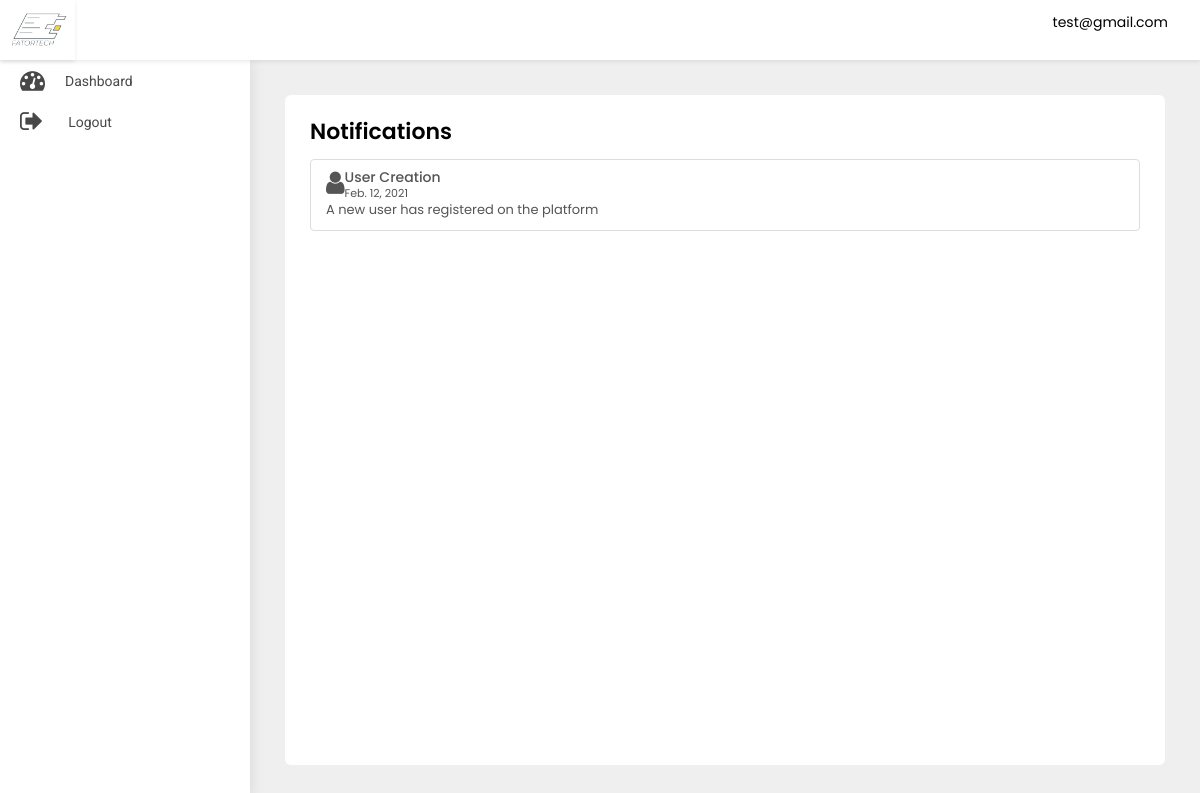
Page /adminpanel/notification/ (signed in) on the committed database.
### src/models.py (models this page shows)
class User(AbstractBaseUser, PermissionsMixin):
    first_name = models.CharField(default='first name', max_length=100)
    last_name = models.CharField(default='', max_length=100, null=True, blank=True)
    email = models.CharField(default='', max_length=255, unique=True)
    country_code = models.CharField(default='+91', max_length=10)
    phone_number = models.CharField(default='', max_length=18)
    profile_pic = models.ImageField(default='default_profile.png', null=True, blank=True)
    device_token = models.CharField(default='', max_length=500, null=True, blank=True)
    password = models.CharField(default='', max_length=100)
    confirm_password = models.CharField(default='', max_length=100)
    is_merchant = models.BooleanField(default=False)
    is_subadmin = models.BooleanField(default=False)
    created_at = models.DateTimeField(auto_now_add=True)
    is_active = models.BooleanField(default=True)
    is_staff = models.BooleanField(default=False)
    can_manage_merchant = models.BooleanField(default=False)
    can_manage_category = models.BooleanField(default=False)
    can_manage_branch = models.BooleanField(default=False)
    can_manage_receipts = models.BooleanField(default=False)
    can_manage_dashboard = models.BooleanField(default=False)
    objects = UserManager()
    USERNAME_FIELD = 'email'
    class Meta:
        ordering = ('-created_at',)

class UserNotification(models.Model):
    to = models.ForeignKey(User, on_delete=models.CASCADE)
    title = models.CharField(default='title', max_length=200)
    title_in_arabic = models.CharField(default='title', max_length=200)
    body = models.CharField(default='body', max_length=200)
    body_in_arabic = models.CharField(default='body', max_length=200)
    read = models.BooleanField(default=False)
    created_at = models.DateTimeField(auto_now_add=True)
    class Meta:
        ordering = ('-created_at',)

### adminpanel/views.py (the view)
# urls.py: path('notification/', NotificationView.as_view(), name='notification'),
class NotificationView(ListView):
    model = UserNotification
    template_name = 'notification.html'

### adminpanel/templates/notification.html (shortened to what this page needs)
{% extends 'base-ereceipt.html' %}
{% block body %}
<div class="WrapperArea">
    <div class="WrapperBox">
        <div class="Small-Wrapper">
            <h4 class="Title">Notifications</h4>
            <div class="NotificationList">
                {% for object in object_list %}
                {% if object.to.is_superuser %}
                <div class="list-group">
                    <a class="list-group-item list-group-item-action flex-column align-items-start">
                        {% if object.title == 'User Creation' %}
                        <figure class="pull-left"><i class="fa  fa-user fa-2x" aria-hidden="true"></i></figure>
                        {% elif object.title == 'Password Changed' %}
                        <figure class="pull-left"><i class="fa  fa-lock fa-2x" aria-hidden="true"></i></figure>
                        {% elif object.title == 'Phone number Update' %}
                        <figure class="pull-left"><i class="fa  fa-phone fa-2x" aria-hidden="true"></i></figure>
                        {% elif object.title == 'Profile Update' %}
                        <figure class="pull-left"><i class="fa  fa-user fa-2x" aria-hidden="true"></i></figure>
                        {% else %}
                        <figure class="pull-left ml-5"><i class="fa  fa-shopping-cart fa-2x" aria-hidden="true"></i>
                        </figure>
                        {% endif %}
                        <div class="msg-right">
                            <div class="d-flex w-100 justify-content-between">
                                <h5 class="mb-1">{{object.title}}</h5>
                                <small>{{object.created_at|date:'M. d, Y'}}</small>
                            </div>
                            <p class="mb-1"> {{object.body}}</p>
                        </div>
                    </a>
                </div>
                {% endif %}
                {% endfor %}
            </div>
        </div>
    </div>
</div>
{% endblock body %}

### adminpanel/templates/base-ereceipt.html (shortened to what this page needs)
{% load static %}
<head>
    <link rel="stylesheet" type="text/css" href="{% static 'adminpanel/css/select2.min.min.css' %}">
    <link type="text/css" rel="stylesheet" href="{% static 'adminpanel/css/style.css' %}">
    <link rel="stylesheet" href="{% static 'adminpanel/css/media.css' %}">
</head>
<body>
<div class="Header">
    <div class="Logo">
        <img src="{% static 'adminpanel/images/logo.jpg' %}">
    </div>
    <div class="Navigation">
        {% if user.is_authenticated %}
        <div class="Avater">
            <a href="javascript:void(0);">
                {{user}} </a>
        </div>
        {% endif %}
    </div>
</div>
<div class="SidenavBar">
    <ul>
        {% if user.is_superuser %}
        <li class="nav-item nav-link {% if request.resolver_match.view_name  == 'adminpanel:dashboard' %}active{% endif %}">
            <a href="{% url 'adminpanel:dashboard'  %}">
                <span><i class="fa fa-tachometer"></i></span> Dashboard
            </a>
        </li>
        <li class="nav-item nav-link {% if request.resolver_match.view_name  == 'adminpanel:users-list' %}active{% endif %}">
            <a href="{% url 'adminpanel:users-list' %}">
                <span><i class="fa fa-user"></i></span> User Management
            </a>
        </li>
        <li class="nav-item nav-link {% if request.resolver_match.view_name  == 'adminpanel:category' %}active{% endif %}">
            <a href="{% url 'adminpanel:category' %}">
                <span><i class="fa fa-list"></i></span> Add Category
            </a>
        </li>
        <li class="nav-item nav-link {% if request.resolver_match.view_name  == 'adminpanel:category-list' %}active{% endif %}">
            <a href="{% url 'adminpanel:category-list' %}">
                <span><i class="fa fa-list-alt"></i></span>Category List
            </a>
        </li>
        <li class="nav-item nav-link {% if request.resolver_match.view_name  == 'adminpanel:add-merchant' %}active{% endif %}">
            <a href="{% url 'adminpanel:add-merchant' %}">
                <span><i class="fa fa-user-plus"></i></span> Add Merchant
            </a>
        </li>
        <li class="nav-item nav-link {% if request.resolver_match.view_name  == 'adminpanel:add-sub-admin' %}active{% endif %}">
            <a href="{% url 'adminpanel:add-sub-admin' %}">
                <span><i class="fa fa-user-plus"></i></span> Add Sub Admin
            </a>
        </li>
        <li class="nav-item nav-link {% if request.resolver_match.view_name  == 'adminpanel:add-branch' %}active{% endif %}">
            <a href="{% url 'adminpanel:add-branch' %}">
                <span><i class="fa fa-building-o"></i></span> Add Branch
            </a>
        </li>
        <li class="nav-item nav-link {% if request.resolver_match.view_name  == 'adminpanel:branch-list' %}active{% endif %}">
            <a href="{% url 'adminpanel:branch-list' %}">
                <span><i class="fa fa-building"></i></span>Branch Management
            </a>
        </li>
        <li class="nav-item nav-link {% if request.resolver_match.view_name  == 'adminpanel:banner-list' %}active{% endif %}">
            <a href="{% url 'adminpanel:banner-list' %}">
                <span><i class="fa fa-image"></i></span>Banner Management
            </a>
        </li>
        <li class="nav-item nav-link {% if request.resolver_match.view_name  == 'adminpanel:sub-admin-list' %}active{% endif %}">
            <a href="{% url 'adminpanel:sub-admin-list' %}">
                <span><i class="fa fa-users"></i></span>Sub Admin Management
            </a>
        </li>
        <li class="nav-item nav-link {% if request.resolver_match.view_name  == 'adminpanel:merchant-list' %}active{% endif %}">
            <a href="{% url 'adminpanel:merchant-list' %}">
                <span><i class="faImg"><img src="{% static 'adminpanel/images/profession.svg' %}" alt="paid"
                                            class="img-fluid"></i></span>
                <p>Merchant Management</p>
            </a>
        </li>
        <li class="nav-item nav-link {% if request.resolver_match.view_name  == 'adminpanel:receipt-list' %}active{% endif %}">
            <a href="{% url 'adminpanel:receipt-list' %}">
                <span><i class="faImg"><img src="{% static 'adminpanel/images/transaction.svg' %}" alt="paid"
                                            class="img-fluid"></i></span>
                <p>Receipts Management</p>
            </a>
        </li>
        <li class="nav-item nav-link {% if request.resolver_match.view_name  == 'adminpanel:send-notification' %}active{% endif %}">
            <a href="{% url 'adminpanel:send-notification' %}">
                <span><i class="fa fa-bell"></i></span>
                <p>Push Notification</p>
            </a>
        </li>
        <li class="nav-item nav-link {% if request.resolver_match.view_name  == 'adminpanel:static-content' %}active{% endif %}">
            <a href="{% url 'adminpanel:static-content' %}">
                <span><i class="fa fa-font"></i></span>
                <p>Static content Management</p>
            </a>
        </li>
        <li class="nav-item nav-link {% if request.resolver_match.view_name  == 'logout' %}active{% endif %}">
            <a href="{% url 'logout' %}">
                <span><i class="fa fa-sign-out"></i></span>
                <p>Logout</p>
            </a>
        </li>
        {% else %}
        <li class="nav-item nav-link {% if request.resolver_match.view_name  == 'adminpanel:dashboard' %}active{% endif %}">
            <a href="{% url 'adminpanel:dashboard'  %}">
                <span><i class="fa fa-tachometer"></i></span> Dashboard
            </a>
        </li>
        <li class="nav-item nav-link {% if request.resolver_match.view_name  == 'logout' %}active{% endif %}">
            <a href="{% url 'logout' %}">
                <span><i class="fa fa-sign-out"></i></span>
                <p>Logout</p>
            </a>
        </li>
        {% endif %}
    </ul>
</div>
{% block body %}
{% endblock body %}
</body>
</html>

### static/adminpanel/css/style.css (style rules this page uses)
body { margin: 0; padding: 0; font-family: 'Poppins', sans-serif !important; font-size: 13px; color: #3a3a3a; font-weight: 400; }
* { margin: 0px; padding: 0px; }
header, footer, aside, article, section, detail, nav, figure { position: relative; }
h1, h2, h3, h4, h5, h6, p { margin: 0; padding: 0; }
ul, li, ol { list-style-type: none; margin: 0; padding: 0; }
a { text-decoration: none; outline: none; }
img { border: 0; outline: none; max-width: 100%; }
p { margin: 0; padding: 0; }
.Header { box-shadow: 0 2px 4px rgba(0, 0, 0, .08); -webkit-box-shadow: 0 2px 4px rgba(0, 0, 0, .08); position: fixed; width: 100%; left: 0; top: 0; background-color: #fff; z-index: 99 }
.Header .Logo { width: 75px; text-align: center; padding: 5px 0; float: left; height: 60px; box-shadow: 0 2px 4px rgba(0, 0, 0, .08); }
.Header .Logo img { height: 100%; width: 100%; object-fit: cover; }
.Header .Navigation { transition: all 0.2s ease; margin-left: 235px; padding: 7px 3.2rem; width: calc(100% - 235px); text-align: right; height: 60px }
.Header .Navigation .Avater { margin: 5px 0 5px 30px; position: relative; display: inline-block }
.Header .Navigation .Avater a { display: flex; align-items: center; font-size: 14px; color: #000 }
.SidenavBar { height: calc(100% - 60px); position: fixed; width: 250px; top: 60px; padding: 0; overflow: auto; box-shadow: 0 0 15px rgba(0, 0, 0, .1); background-color: #fff; z-index: 2; transition: 0.2s all ease-in-out; }
.SidenavBar ul { margin: 0 }
.SidenavBar ul li { margin: 0 }
.SidenavBar ul li a { display: flex; cursor: pointer; padding: 8px 20px 8px 20px; transition: 0.2s all ease-in-out; color: #484848; font-family: "Roboto"; font-size: 14px; text-transform: capitalize; position: relative; align-items: center; overflow: hidden; white-space: nowrap; }
.SidenavBar ul li a span { font-size: 25px; margin-right: 20px; }
.SidenavBar ul li:nth-child(2) a span { margin-right: 25px; }
.WrapperArea { margin-left: 250px; flex: 1 1 auto; display: flex; flex-direction: column; margin-top: 60px; transition: 0.2s all ease-in-out; background-color: #efefef; }
.WrapperArea .WrapperBox { padding: 35px; background-color: #efefef; min-height: calc(100vh - 60px) }
.Small-Wrapper { background-color: #fff; padding: 25px; border-radius: 6px; height: 100%; min-height: calc(100vh - 130px); }
h4.Title { margin: 0 0 15px; font-weight: 600; color: #000; text-transform: capitalize; font-size: 22px; display:inline-block; }

### rows in the picture
User: email "test@gmail.com"
UserNotification: title "User Creation", created_at "Feb. 12, 2021", body "A new user has registered on the platform"
